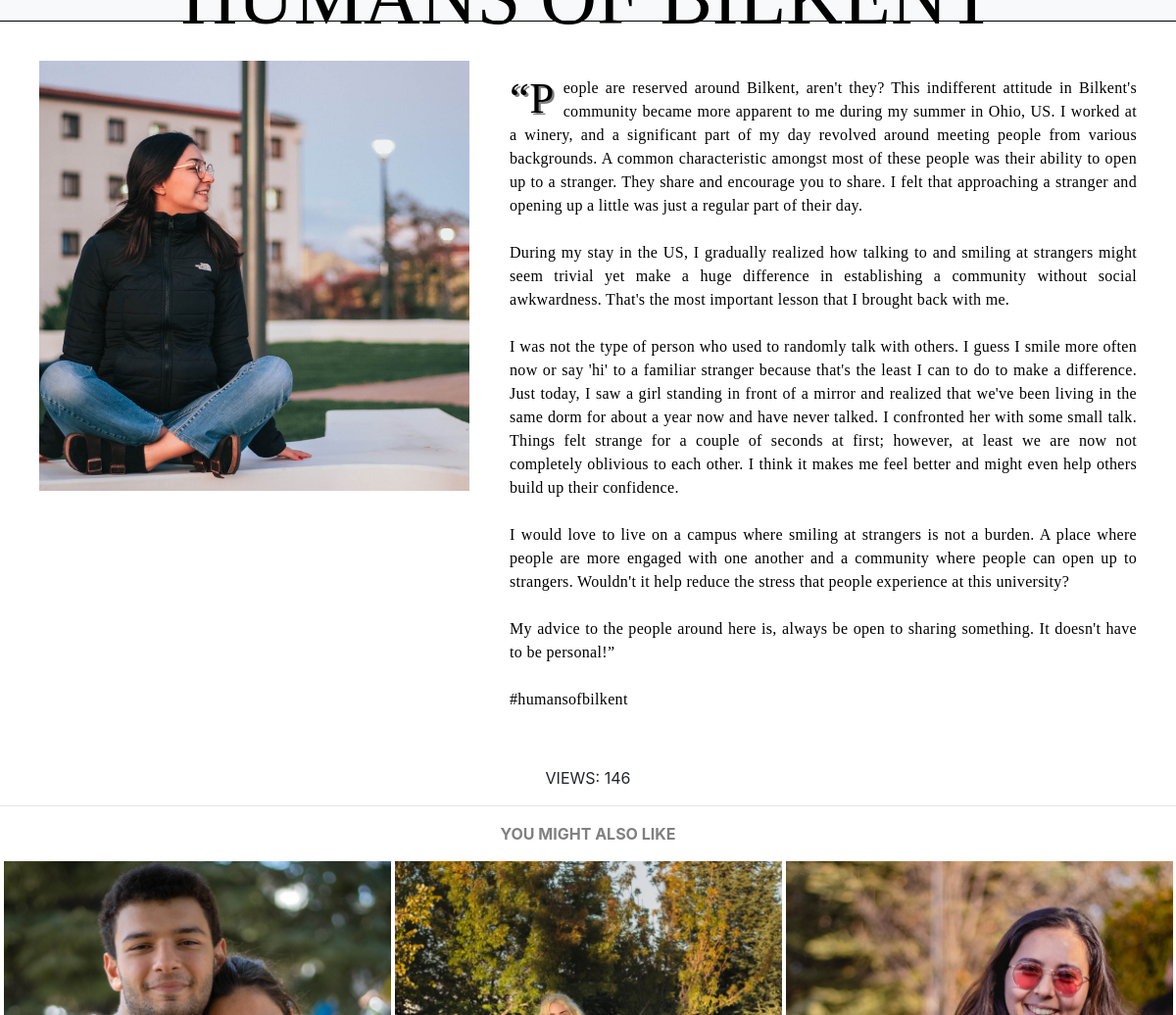
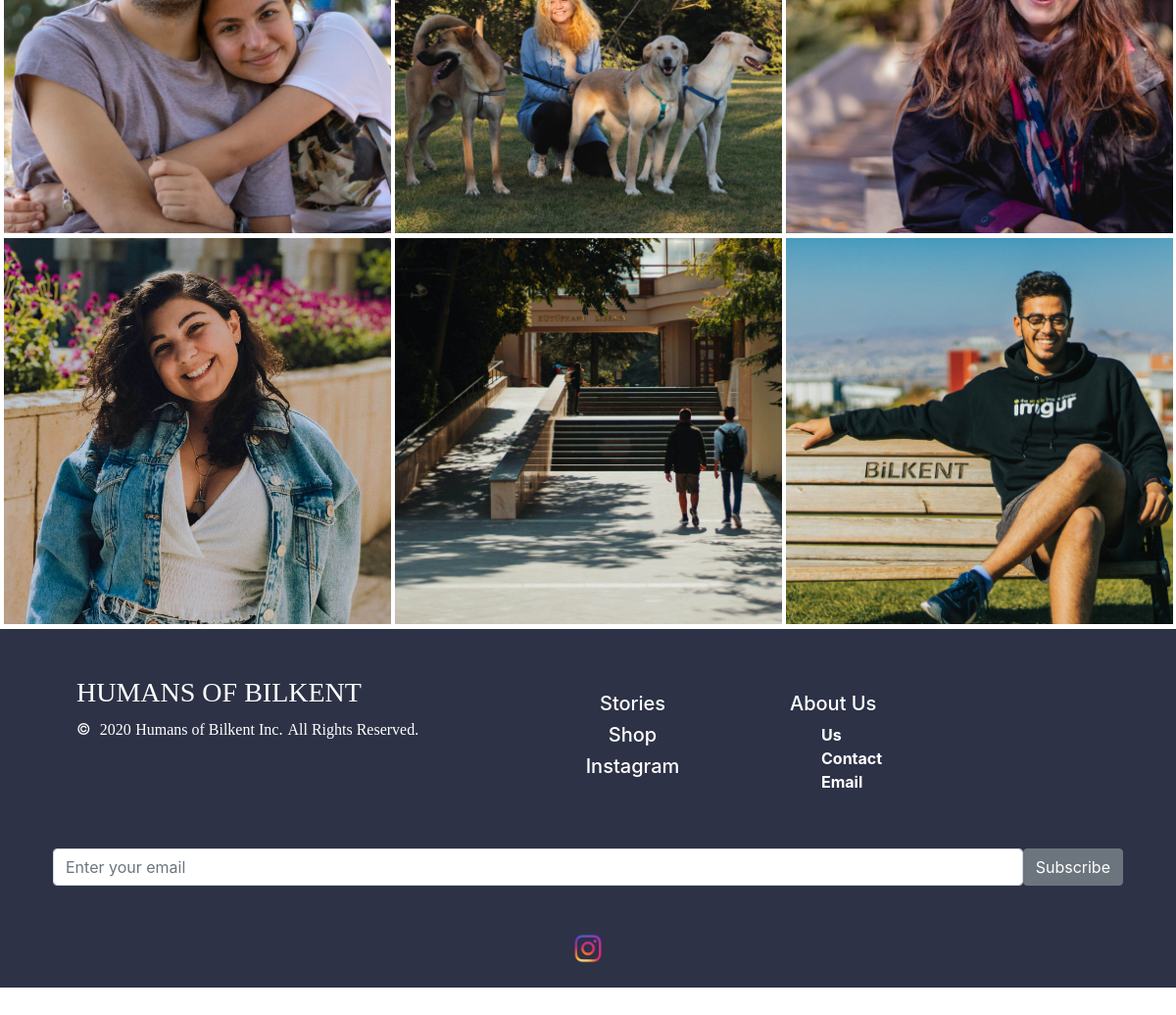
Screenshot of /story.php?id=3 with the database file from the repository (2 pictures, top to bottom).
### tables this page shows
CREATE TABLE `story` (
  `id` int(11) NOT NULL,
  `content` varchar(10000) NOT NULL,
  `picture` varchar(80) NOT NULL,
  `tags` varchar(200) NOT NULL DEFAULT 'humansofbilkent',
  `views` int(11) NOT NULL DEFAULT '0',
  `created` timestamp NOT NULL DEFAULT CURRENT_TIMESTAMP
);

### stories.php (the view, shortened to what this page needs)
<?php
require "db.php";
if ($_SESSION['related']){
    $searchTerms = explode(' ', $_SESSION['related']);
    $searchTermBits = "";
    foreach ($searchTerms as $term) {
        if (!empty($term)) {
            $searchTermBits .=   " +$term";
        }
    }
    $sql = "SELECT * FROM story WHERE Match(tags) Against ('". $searchTermBits. " IN BOOLEAN MODE')
    AND (id <>". $_SESSION['id']. ") LIMIT 6";
    $result = mysqli_query($conn, $sql);
    $data = [];
    while ($row = $result->fetch_assoc()) {
    $data[] = $row;
    }
    $result = $data;
}
    ?>
<div id="stories">
    <tr>
        <?php
            foreach ($result as $res){
        ?>
        <td>
            <img class="ys" src=<?=$res['picture']  ?> onclick="window.open('story.php?id=<?=$res['id']?>')" style="cursor: pointer;" alt="">
        </td>
        <?php
            }
        ?>
    </tr>
</div>

### story.php (shortened to what this page needs)
<!DOCTYPE html>
<html lang="en">
<head>
    <link rel="stylesheet" href="https://stackpath.bootstrapcdn.com/bootstrap/4.4.1/css/bootstrap.min.css">
    <link type="text/css" rel="stylesheet" href="style.css?v1.49">
</head>
<body>
</body>
</html>
<?php
require "navbar.php";
if ($_GET['id']){
    $id = $_GET['id'];
    $id = (int)$id;
}
require "db.php";
$sql = "SELECT * FROM story where id = $id" ;
$result = mysqli_query($conn, $sql);
$data = [];
while ($row = $result->fetch_assoc()) {
    $data[] = $row;
}
$result = $data;
?>
<div>
    <table id="sTT">
        <tr id="storyTable">
            <td id="storyPicture" style="border 1px solid black"><img class="ysStory" src=<?=$result[0]['picture']  ?>  style="cursor: pointer; " alt=""></td>
            <td id="storyContent"><p><?=nl2br($result[0]['content'])?> <br><br><span id="hobIg" onclick="window.open('https://www.instagram.com/humansofbilkent')" style="cursor: pointer;">#humansofbilkent</span> </p>
</p></td>
        </tr>
    </table>
    <a class="mx-auto" style=" text-align: center;" id="view" ><p class="related">VIEWS: <?=$result[0]['views']?></p></a>
    <hr>
    <a class="mx-auto" style=" text-align: center;" id="related" ><p class="related">YOU MIGHT ALSO LIKE</p></a>
</div>
<?php
require "stories.php";
 require "footer.php" ;
?>

### style.css (style rules this page uses)
html, body { height: 100%; width: 100%; margin: 0px;padding:0px; border: 0px solid purple;overflow-x: hidden; }
img { max-width: 100%; max-height: 100%; }
.ys { border: 0px solid red; width: 33%; padding-left: 0px; padding-bottom: 5px; }
#storyTable { vertical-align: top; border: 0px solid rgb(73, 75, 73); width: 80%; }
#storyPicture { padding-top: 5vh; padding-left: 5vh; width: 40%; border: 0px solid blue; padding-bottom: 10vh; }
#storyContent { padding: 5vh; padding-top: 7vh; border: 0px solid pink; font-family: 'Playfair Display', serif; color: black; letter-spacing: 0.02em; text-align: justify; text-justify: inter-word; }
#storyContent:first-letter { float: left; font-size: 45px; line-height: 1; font-weight: lighter; margin-right: 9px; color: black; font-family: 'Rokkitt', serif; text-shadow: grey .05em .05em; }
#related { text-align: center; color: gray; font-weight: bolder; }
#stories { padding-left: 4px; border: 0px solid purple; }

### rows the page displays
story: picture (picture), content "“People are reserved around Bilkent, aren't they? This indifferent attitude in Bilkent's community became more apparent to me during my summer in Ohio, US. I worked at a winery, and a significant part of my day revolved around meeting people from various backgrounds. A common characteristic amongst most of these people was their ability to open up to a stranger. They share and encourage you to share. I felt that approaching a stranger and opening up a little was just a regular part of their day. During my stay in the US, I gradually realized how talking to and smiling at strangers might seem trivial yet make a huge difference in establishing a community without social awkwardness. That's…", views "146"
story: picture (picture)
story: picture (picture)
story: picture (picture)
story: picture (picture)
story: picture (picture)
story: picture (picture)
